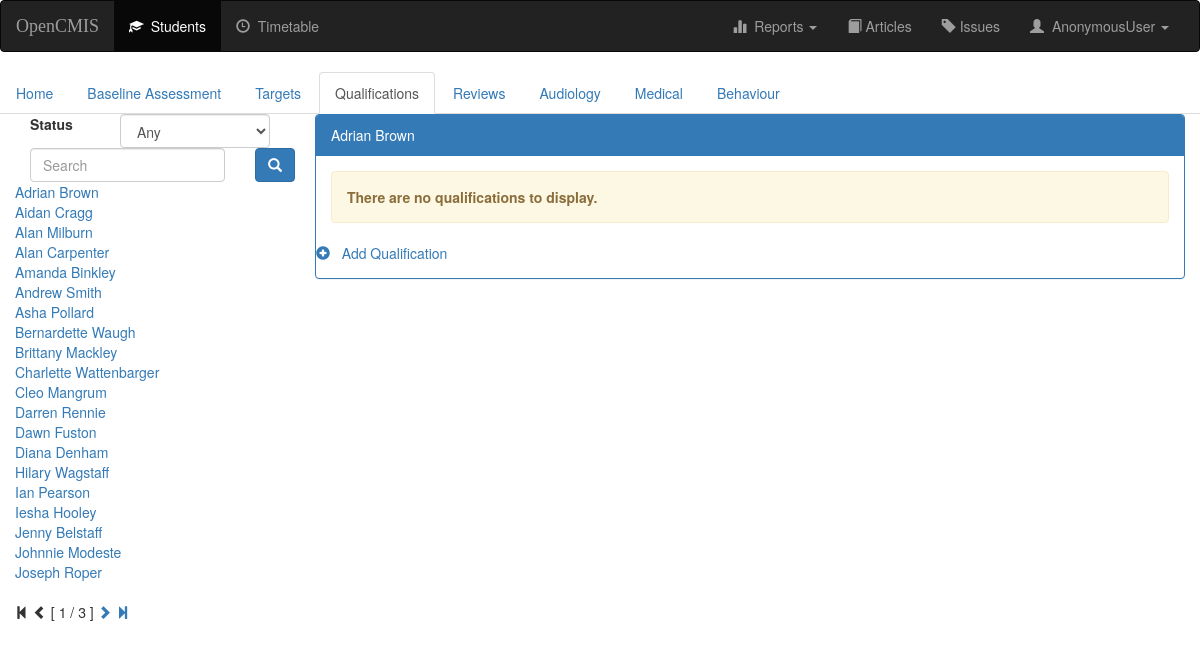
Screenshot of /opencmis/student/15/qualification/ with the database file from the repository.
### opencmis/models.py (models this page shows, shortened)
class Student(models.Model):
    status = models.ForeignKey('Status', blank=False)
    title = models.ForeignKey('Title', blank=True)
    first_name = models.CharField(max_length=50, blank=False)
    last_name = models.CharField(max_length=30, blank=False)
    gender_choices = (('M', 'Male'), ('F', 'Female'))
    gender = models.CharField(max_length=1, choices=gender_choices, default='M')
    ethnicity = models.ForeignKey('Ethnicity', blank=True, null=True, on_delete=models.SET_NULL)
    date_of_birth = models.DateField(blank=False)
    ULN = models.CharField(max_length=10, blank=True)
    house = models.CharField(max_length=50, blank=True)
    road = models.CharField(max_length=50, blank=True)
    area = models.CharField(max_length=50, blank=True)
    town = models.CharField(max_length=50, blank=True)
    post_code = models.CharField(max_length=12, blank=True)
    photo = models.FileField(blank=True)
    def __str__(self):
        return '%s %s' % (self.first_name, self.last_name)

### opencmis/views.py (the view)
class StudentQualificationList(ListView):
    model = StudentQualification
    template_name = 'opencmis/qualification_index.html'
    context_object_name = 'qual_list'
    def get_context_data(self, **kwargs):
        context = super(StudentQualificationList, self).get_context_data(**kwargs)
        context['student'] = get_object_or_404(Student, pk=self.kwargs['student_id'])
        context['tab'] = 'qualification'
        context['index'] = index_context(self.request)
        return context
    def get_queryset(self):
        return StudentQualification.objects.filter(student=self.kwargs['student_id'])

### opencmis/models.py (called while the page is built)
    def __str__(self):
        return self.status

### opencmis/templates/opencmis/qualification_index.html (shortened to what this page needs)
{% extends 'opencmis/student-base.html' %}
{% block qualification-active %}active{% endblock %}
{% block student-body %}
    {% for qual in qual_list %}
        <div class="row">
            <div class="col-md-6">{{qual.qualification}}</div>
            <div class="col-md-2">{{qual.start}}</div>
            <div class="col-md-2">{{qual.expected_end}}</div>
        </div>
    {% empty %}
        <div class="alert alert-warning" role="alert">
            <strong>There are no qualifications to display.</strong>
        </div>
    {% endfor %}
    <div class="row">
            <a href="{% url 'opencmis:student-qualification-create' student.id %}">
                <span class="glyphicon glyphicon-plus-sign" area-hidden="true"></span>
                &nbsp;&nbsp;Add Qualification
            </a>
    </div>
{% endblock %}

### opencmis/templates/opencmis/student-base.html (shortened to what this page needs)
{% extends 'opencmis/base.html' %}
{% block submenu %}
{% if student != 'Nobody' %}
<ul class="nav nav-tabs">
    <li class="{% block home-active %}{% endblock %}"><a href="{% url 'opencmis:student-detail' student.id %}">Home</a></li>
    <li class="{% block baseline-active %}{% endblock %}"><a href="{% url 'opencmis:baseline' student.id %}">Baseline Assessment</a></li>
    <li class="{% block target-active %}{% endblock %}"><a href="#">Targets</a></li>
    <li class="{% block qualification-active %}{% endblock %}"><a href="{% url 'opencmis:student-qualification' student.id %}">Qualifications</a></li>
    <li class="{% block review-active %}{% endblock %}"><a href="#">Reviews</a></li>
    <li class="{% block audiology-active %}{% endblock %}"><a href="#">Audiology</a></li>
    <li class="{% block medical-active %}{% endblock %}"><a href="#">Medical</a></li>
    <li class="{% block behaviour-active %}{% endblock %}"><a href="{% url 'opencmis:behaviour-index' student.id %}">Behaviour</a></li>
</ul>
{% endif %}
{% endblock %}
{% block body %}
<div class="panel panel-primary">
    <div class="panel-heading">{{student}}</div>
    <div class="panel-body">
        {% block student-body %}
        {% endblock %}
    </div>
</div>
{% endblock %}
{% block index %}
    <form id="searchform" action="" method="get" accept-charset="utf-8">
        <fieldset>
            <div class="form-group">
                <label class="col-xs-4 col-form-label" for="filter">Status</label>
                <div class="col-xs-8">
                    <select class="form-control" id = "filter" name="filter">
                        <option value="any">Any</option>
                    </select>
                </div>
                <div class="col-xs-10">
                    <input class="form-control" id="searchbox" name="q" type="text" placeholder="Search">
                </div>
                <div class="col-xs-2">
                    <button class="btn btn-primary" type="submit">
                        <span class="glyphicon glyphicon-search" aria-hidden="true"></span>
                    </button>
                </div>
            </div>
        </fieldset>
    </form>
    {% for i in index.index %}
    <a href="{% url 'opencmis:student-detail' i.id %}">{{i}}</a><br>
    {% empty %}
    <li>No people returned.</li>
    {% endfor %}
    {% if index.index.paginator.num_pages != 1 %}
    <div class="pagination">
        <span class="step-links">
            {% if index.index.has_previous %}
                <a href="?page=1">
                    <span class="glyphicon glyphicon-step-backward" aria-hidden="true"></span>
                </a>
                <a href="?page={{ index.index.previous_page_number }}">
                    <span class="glyphicon glyphicon-chevron-left" aria-hidden="true"></span>
                </a>
            {% else %}
                <span class="glyphicon glyphicon-step-backward" aria-hidden="true"></span>
                <span class="glyphicon glyphicon-chevron-left" aria-hidden="true"></span>
            {% endif %}
            <span class="current">
                [ {{ index.index.number }} / {{ index.index.paginator.num_pages }} ]
            </span>
            {% if index.index.has_next %}
                <a href="?page={{ index.index.next_page_number }}">
                    <span class="glyphicon glyphicon-chevron-right" aria-hidden="true"></span>
                </a>
                <a href="?page={{ index.index.paginator.num_pages }}">
                    <span class="glyphicon glyphicon-step-forward" aria-hidden="true"></span>
                </a>
            {% else %}
                <span class="glyphicon glyphicon-chevron-right" aria-hidden="true"></span>
                <span class="glyphicon glyphicon-step-forward" aria-hidden="true"></span>
            {% endif %}
        </span>
    </div>
    {% endif %}
{% endblock %}

### rows the page displays
Student: first_name+last_name "Adrian Brown"
Student: first_name+last_name "Aidan Cragg"
Student: first_name+last_name "Alan Milburn"
Student: first_name+last_name "Alan Carpenter"
Student: first_name+last_name "Amanda Binkley"
Student: first_name+last_name "Andrew Smith"
Student: first_name+last_name "Asha Pollard"
Student: first_name+last_name "Bernardette Waugh"
Student: first_name+last_name "Brittany Mackley"
Student: first_name+last_name "Charlette Wattenbarger"
Student: first_name+last_name "Cleo Mangrum"
Student: first_name+last_name "Darren Rennie"
Student: first_name+last_name "Dawn Fuston"
Student: first_name+last_name "Diana Denham"
Student: first_name+last_name "Hilary Wagstaff"
Student: first_name+last_name "Ian Pearson"
Student: first_name+last_name "Iesha Hooley"
Student: first_name+last_name "Jenny Belstaff"
Student: first_name+last_name "Johnnie Modeste"
Student: first_name+last_name "Joseph Roper"

### other values shown
{{ user }} "AnonymousUser"
{{ index.index.number }} "1"
{{ index.index.paginator.num_pages }} "3"
